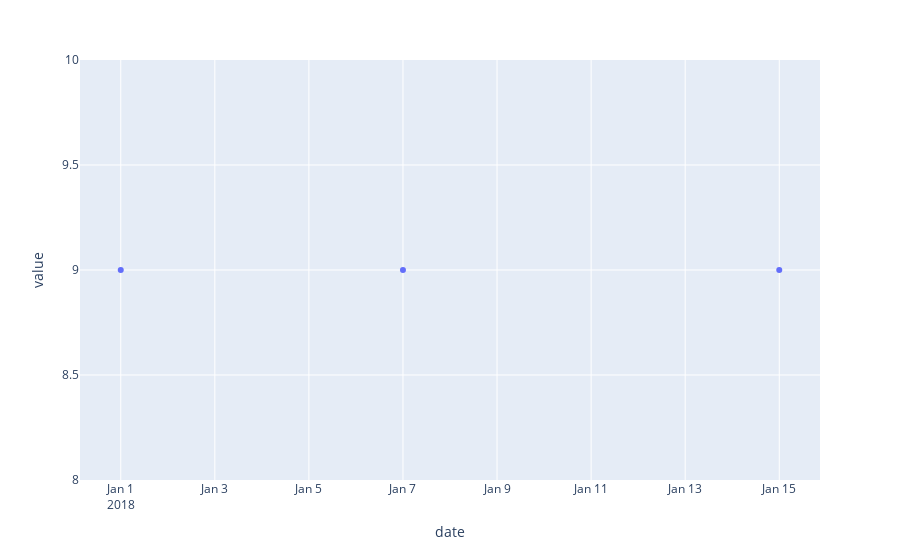

The cell this chart's notebook holds for it:
### Code cell
fig = px.scatter(df, x='date', y="value")
fig.show()

### Figure 1 — Plotly figure (JSON) as saved in the notebook; plotly's stock layout.template omitted (floating-point values rounded to 4 significant figures)
{"data": [{"hovertemplate": "date=%{x}<br>value=%{y}<extra></extra>", "legendgroup": "", "marker": {"color": "#636efa", "symbol": "circle"}, "mode": "markers", "name": "", "orientation": "v", "showlegend": false, "type": "scatter", "x": ["2018-01-01T00:00:00", "2018-01-07T00:00:00", "2018-01-15T00:00:00"], "xaxis": "x", "y": [9, 9, 9], "yaxis": "y"}], "layout": {"legend": {"tracegroupgap": 0}, "margin": {"t": 60}, "xaxis": {"anchor": "y", "domain": [0, 1], "title": {"text": "date"}}, "yaxis": {"anchor": "x", "domain": [0, 1], "title": {"text": "value"}}}}
